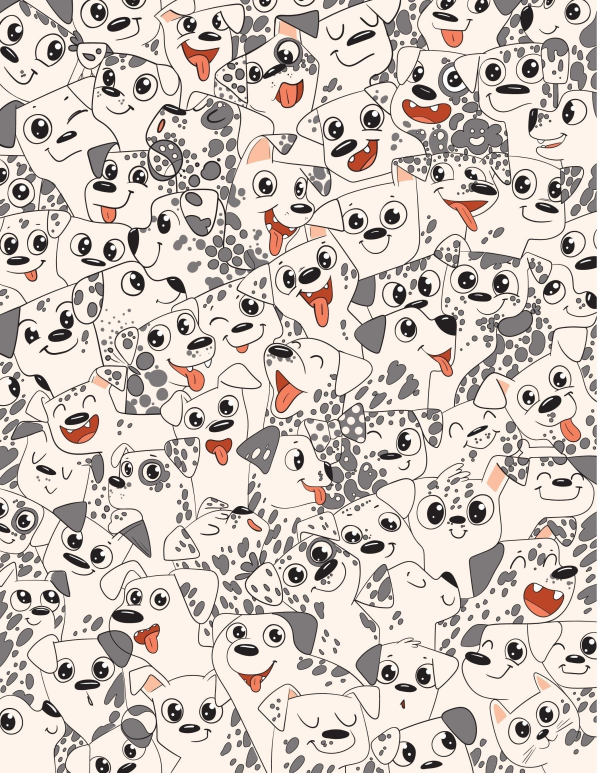
#> input picture cho.jpg, 1798 x 2319 px (shown at 1/3 size)
$ jupyter execute --allow-errors 19020204_LeThiAn.ipynb   (shell and % lines are left out)
#> lines starting #> are read from the running program, lines starting #| are printed output that depends on the picture
# Bài tập midterm xử lý ảnh

### Họ và tên: Lê Thị An
### Mã sinh viên: 19020204
### Mã môn học: INT3404 1

[cell 1]
#import libraries
import cv2
import matplotlib.pyplot as plt
import numpy as np
import imutils

# Finding objects

[cell 2]
#read image
image= cv2.imread('cho.jpg')
#> image is the input picture: shape (2319, 1798, 3); mean B, G, R 191.7, 198.5, 208.6

#convert color image to grayscale
img = cv2.cvtColor(image, cv2.COLOR_BGR2GRAY)
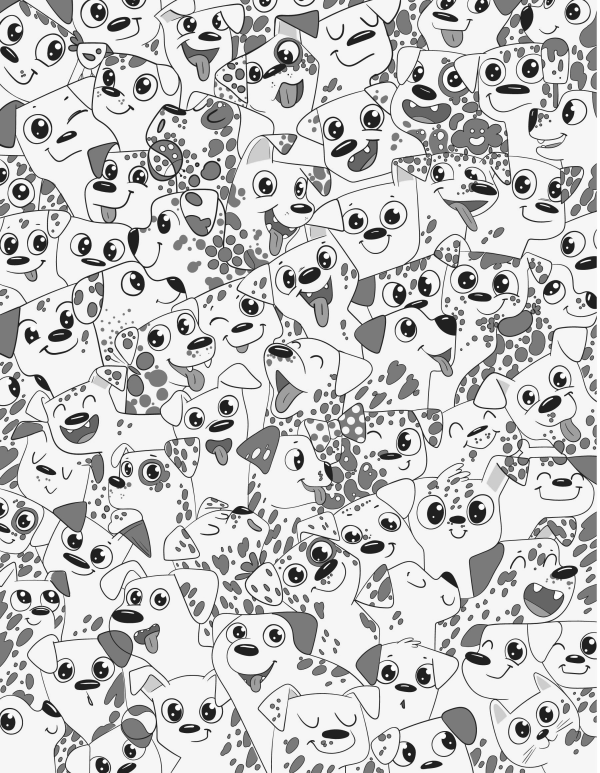
#> img: shape (2319, 1798) (shown at 1/3 size); min 2, max 255, mean 200.8
img = image.copy()

#detect egde.
i = cv2.Canny(img, 50, 200)
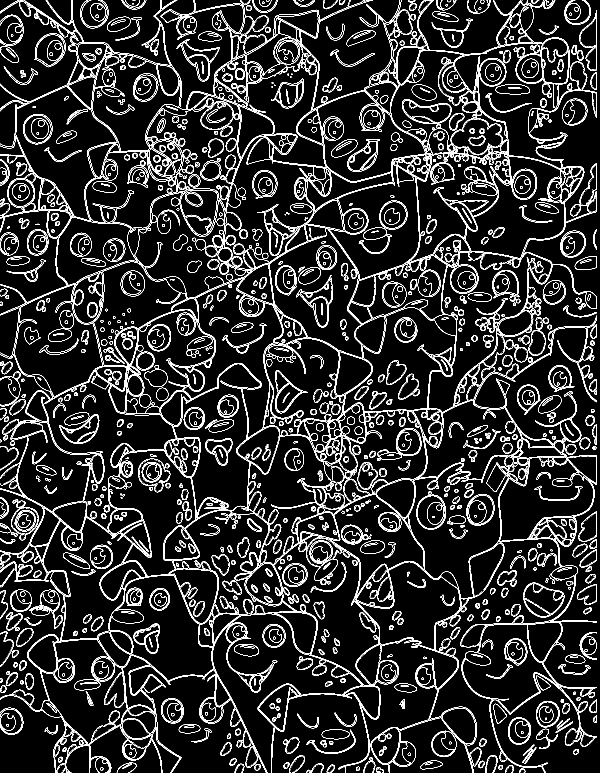
#> i: shape (2319, 1798) (shown at 1/3 size); 7.8% white in thin lines or dots

#show
plt.figure(figsize=(10,6))
plt.subplot(121),plt.imshow(image[:,:,::-1])
plt.title('source image'), plt.xticks([]), plt.yticks([])
plt.subplot(122),plt.imshow(i)
plt.title('detect egde'), plt.xticks([]), plt.yticks([])
plt.show()
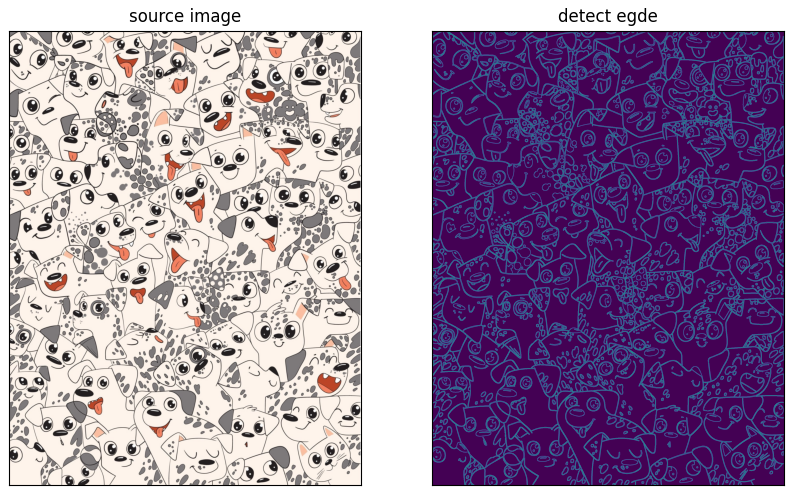
#> figure drawn by matplotlib, 2 panels

[cell 3]
#read objects image
obj= cv2.imread('objects.jpg')
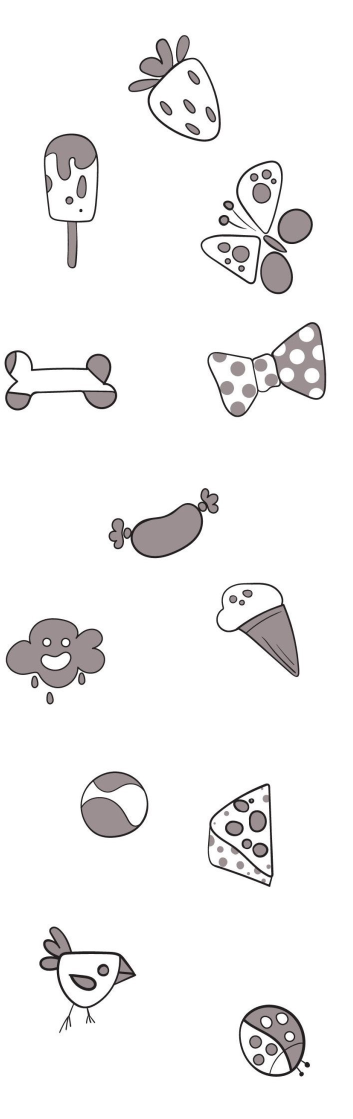
#> input picture objects.jpg, 706 x 2238 px (shown at 1/2 size)
#> obj is the input picture: shape (2238, 706, 3); mean B, G, R 242.4, 242.2, 243

[cell 4]
#read template with grayscale and dectect egde of template.
def read_template(template_name):
#> called with template_name = '1.jpg'
    template = cv2.imread(template_name, 0)
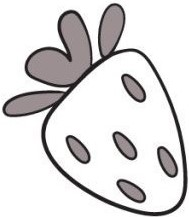
#> input picture 1.jpg, 189 x 217 px
#> template: shape (217, 189); min 8, max 255, mean 218.2
    t = cv2.Canny(template, 50, 200)
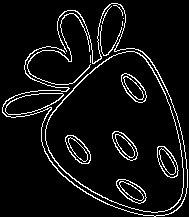
#> t: shape (217, 189); 7% white in thin lines or dots
    return t

[cell 5]
def match_template(t, i, img_copy, method):
#> called with method = 5
    found = None
    w, h = t.shape[::-1]
#> w = 189; h = 217
    for scale in np.linspace(0.2, 1.0, 20)[::-1]:

        #resize image according to the scale
        resized = imutils.resize(t, width = int(t.shape[1]*scale))

        # ratio of the resizing
        r = t.shape[1] / float(resized.shape[1])

        # Apply template Matching
        res = cv2.matchTemplate(i,resized,method)
        min_val, max_val, min_loc, max_loc = cv2.minMaxLoc(res)

        if found is None or max_val > found[0]:
            found = (max_val, max_loc, r)
#> this loop made 20 passes
#> (min_val, max_val, min_loc, found) on passes 1 to 6: (-0.0501, 0.0771, (914, 1776), (0.0771, (1388, 1050), 1)), (-0.0587, 0.0963, (368, 867), (0.0963, (571, 2083), 1.04)), (-0.0562, 0.101, (1089, 1440), (0.101, (578, 2087), 1.09)), (-0.0614, 0.115, (1094, 1445), (0.115, (693, 1644), 1.15)), (-0.0667, 0.207, (1302, 2034), (0.207, (698, 1645), 1.2)), (-0.0668, 0.578, (785, 1977), (0.578, (702, 1648), 1.27))
#> (min_val, max_val, min_loc, max_loc) on passes 7 to 12: (-0.072, 0.251, (1458, 1869), (705, 1652)), (-0.0717, 0.146, (961, 1790), (711, 1653)), (-0.0769, 0.124, (157, 471), (452, 1145)), (-0.0815, 0.146, (471, 1800), (57, 1882)), (-0.0854, 0.129, (378, 2001), (288, 228)), (-0.0937, 0.136, (93, 1571), (60, 1893))
#> pass 1, in match_template, `res = cv2.matchTemplate(i,resized,method)`:
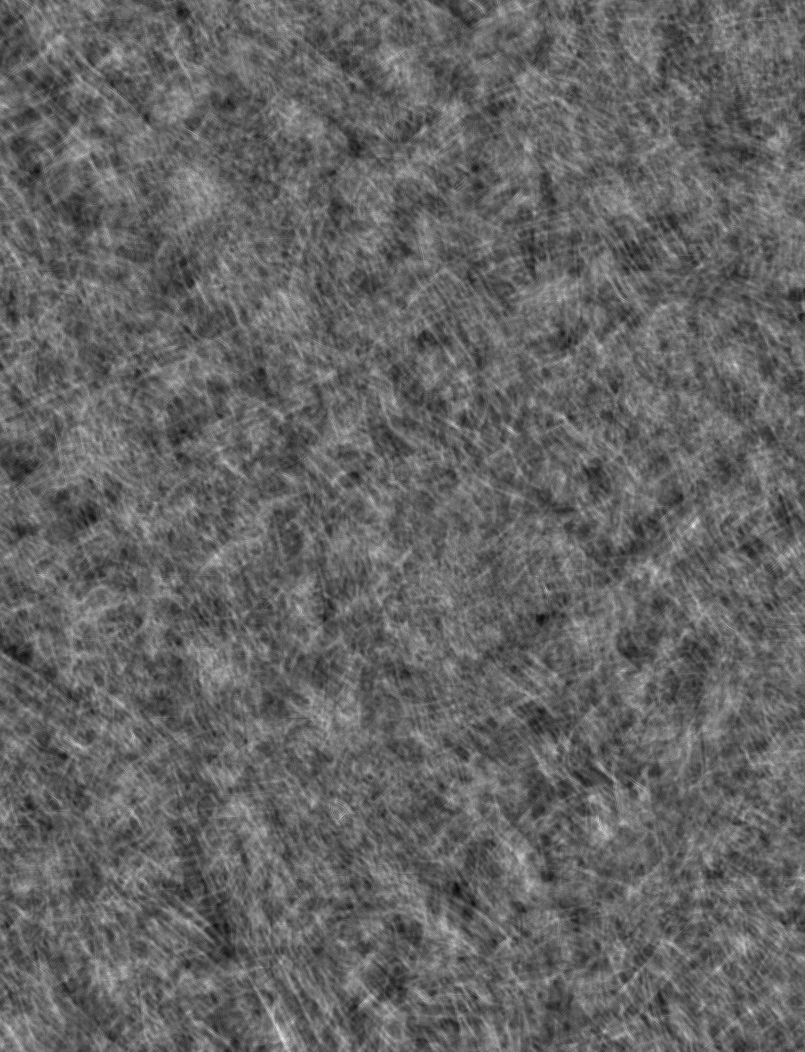
#> res: shape (2103, 1610) float32 (shown at 1/2 size); min -0.0501, max 0.0771, mean -0.000101; drawn with min black and max white
#> pass 3, in match_template, `resized = imutils.resize(t, width = int(t.shape[1]*scale))`:
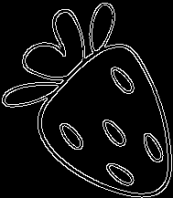
#> resized: shape (198, 173); min 0, max 252, mean 17.8
#> after the loop:
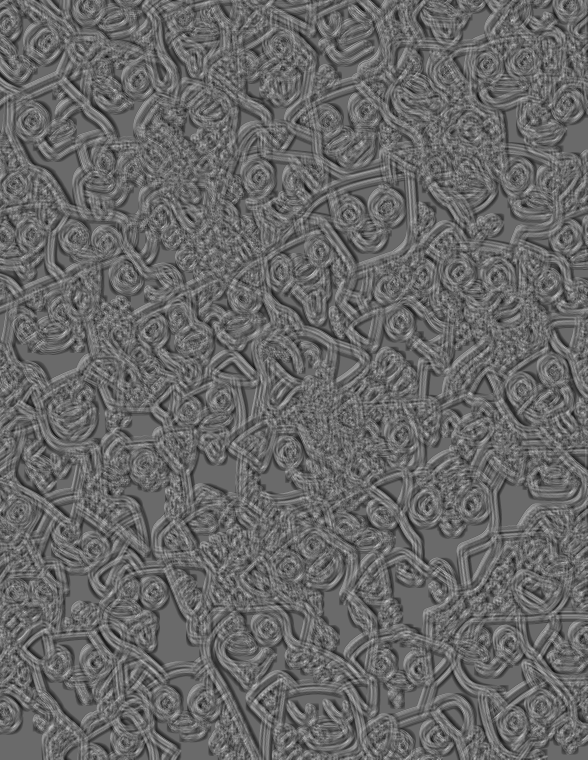
#> res: shape (2278, 1762) float32 (shown at 1/3 size); min -0.177, max 0.248, mean -0.00172; drawn with min black and max white

    ## draw a bounding box around the detected region
    (max_val, max_loc, r) = found
#> max_val = 0.578; max_loc = (702, 1648); r = 1.27
    (startX, startY) = (int(max_loc[0]), int(max_loc[1]))
#> startX = 702; startY = 1648
    (endX, endY) = (int((max_loc[0] + w/r)), int((max_loc[1] + h/r)))
#> endX = 851; endY = 1819
    cv2.rectangle(img, (startX, startY), (endX, endY), (255, 255, 0), 5)
#> img: shape (2319, 1798, 3)

[cell 6]
#read template from templates list, find object in source image.
templates=['1.jpg','2.jpg','3.jpg','4.jpg','5.jpg','6.jpg','7.jpg','8.jpg','9.jpg','10.jpg','11.jpg','12.jpg']
#> (the rest of this cell did not finish here and is left out)

[cell 7]
#show result
plt.figure(figsize=(15,9))
plt.subplot(121),plt.imshow(obj[:,:,::-1])
plt.title('objects'), plt.xticks([]), plt.yticks([])
plt.subplot(122),plt.imshow(img[:,:,::-1])
plt.title('Detected Objects'), plt.xticks([]), plt.yticks([])
plt.show()
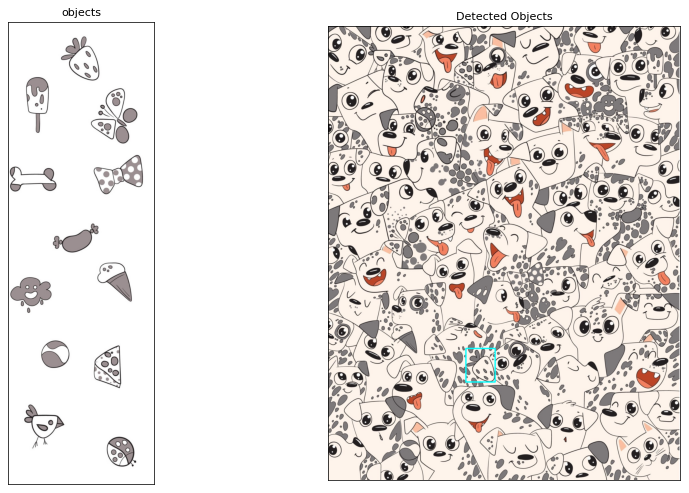
#> figure drawn by matplotlib, 2 panels
